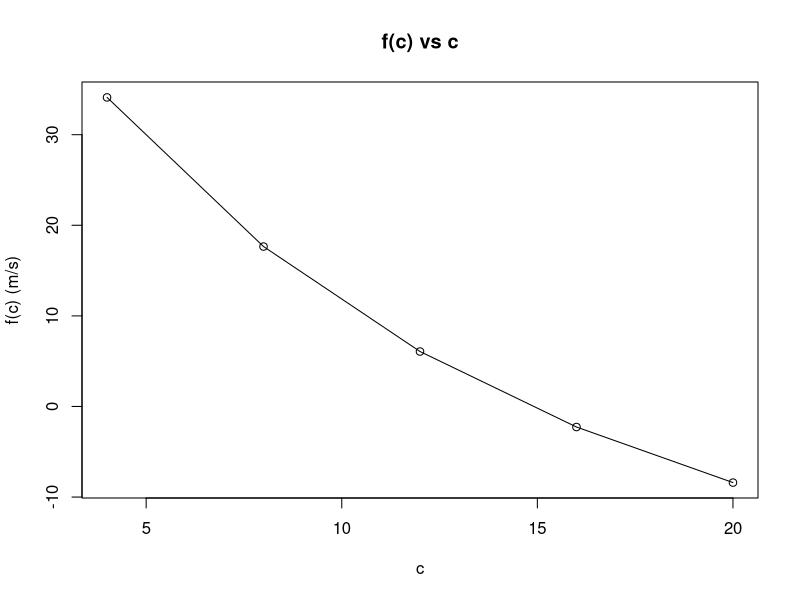

Here is the R script that generated this plot:
m=68.1
#kg
v=40
#m/s
t=10
#s
g=9.8
#m/s^2

f <- function(c) {
  g*m*(1-exp(-c*t/m))/c - v
}

cat("For various values of c and f(c) is found as:")
i=0
fc = matrix(0,5)
for (c in seq(4,20,4)){
  i=i+1
  bracket=c(c, f(c))
  cat(bracket)
  fc[i]=f(c)
}
c<-c(4, 8, 12, 16, 20)
plot(c,fc,main = 'f(c) vs c',xlab = 'c',ylab = 'f(c) (m/s)')
lines(c,fc)
